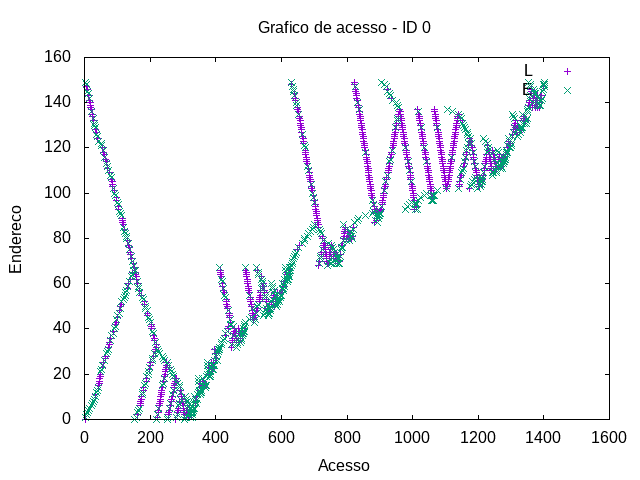

Write gnuplot code to recreate this figure.
set term png
set output "saida-acesso-0.png"
set title "Grafico de acesso - ID 0"
set xlabel "Acesso"
set ylabel "Endereco"
plot "saida-acesso-0-0.gpdat" u 2:4 w points t "L", "saida-acesso-1-0.gpdat" u 2:4 w points t "E"
